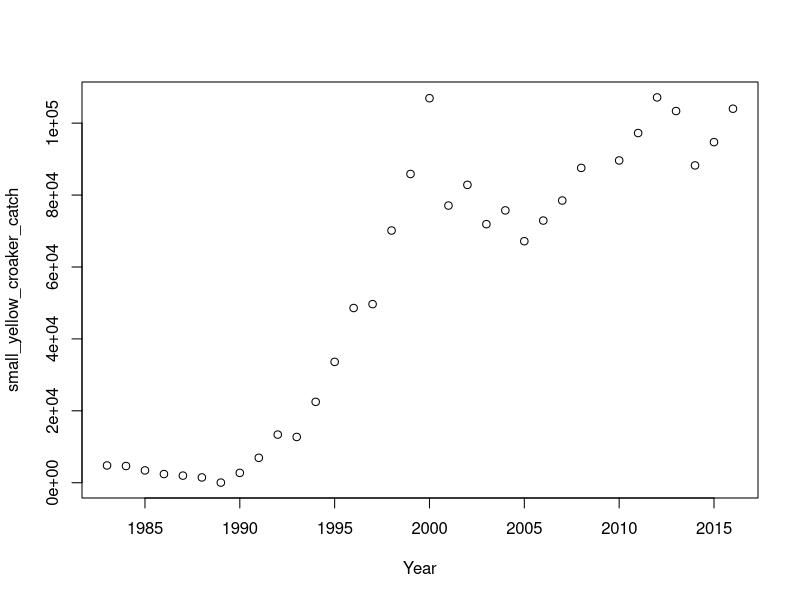
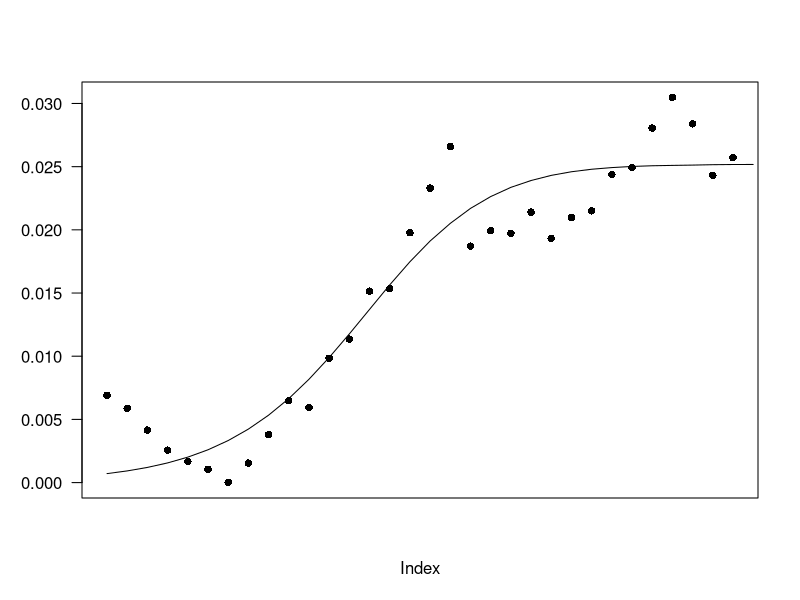
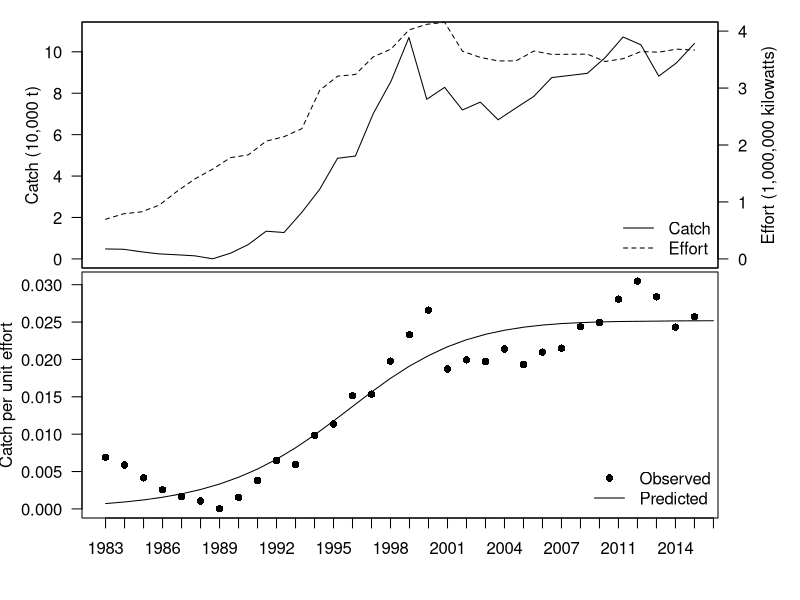

These charts were generated, in order, by the following R code:
data<-read.csv("SYCdata.csv")
data<-data[(rank(data$Year)),]
plot(small_yellow_croaker_catch~Year,data=data)

#===========================================
# Fit production model
#==========================================

ProdMod<-function(z,CatchData,IndexData)
{
  K<-exp(abs(z[1]))
  r<-abs(z[2])
  q<-log(abs(z[3]))
  B1<-z[4]
  #B1<-K
  predBio<-rep(0,length(IndexData))
  predBio[1]<-B1*K
  for(i in 2:length(CatchData))
  {
    predBio[i]<-predBio[i-1]+r*predBio[i-1]*(1-predBio[i-1]/K)-CatchData[i]
  }
  SSQ<-sum((q*predBio-IndexData)^2,na.rm=T)
  return(SSQ)
}

ProdModPlot<-function(z,CatchData,IndexData,plots=0)
{
  K<-exp(abs(z[1]))
  r<-abs(z[2])
  q<-log(abs(z[3]))
  B1<-z[4]
  #B1<-K
  predBio<-rep(0,length(IndexData)+1)
  predBio[1]<-B1*K
  CatchData<-c(CatchData,0)
  for(i in 2:length(CatchData))
  {
    predBio[i]<-predBio[i-1]+r*predBio[i-1]*(1-predBio[i-1]/K)-CatchData[i]
  }
  if(plots==1)
  {
    plot(IndexData[1:(length(IndexData)-1)],ylim=c(0,max(IndexData,na.rm=T)),las=1,ylab="",xaxt='n',pch=16)
    lines(q*predBio[1:(length(predBio)-1)])
    lines(CatchData[1:(length(CatchData)-1)],lty=2,col=2)
  }
  return(predBio)
}

inCatch	<-data$small_yellow_croaker_catch
inCPUE	<-data$small_yellow_croaker_catch/data$Kilowatts
inYear  <-data$Year

z<-c(17,.6,1.01,.2)
outs		<-nlminb(start=z,objective=ProdMod,CatchData=inCatch,IndexData=inCPUE)
outs		<-nlminb(start=outs$par,objective=ProdMod,CatchData=inCatch,IndexData=inCPUE)
ProdModPlot(z=outs$par,CatchData=inCatch,IndexData=inCPUE,plots=1)


par(mfrow=c(2,1),mar=c(0.1,.1,.1,.1),oma=c(4,4,1,4))
plot(data$small_yellow_croaker_catch/10000~data$Year,las=1,ylim=c(0,11),ylab='',type='l',xaxt='n')
par(new=T)
plot(data$Kilowatts/1000000~data$Year,las=1,ylim=c(0,4),ylab='',type='l',yaxt='n',xaxt='n',lty=2)
legend('bottomright',bty='n',lty=c(1,2),legend=c("Catch","Effort"))
mtext(side=4,"Effort (1,000,000 kilowatts)",line=2)
mtext(side=2,"Catch (10,000 t)",line=2)
axis(side=4,las=1)
ProdModPlot(z=outs$par,CatchData=inCatch,IndexData=inCPUE,plots=1)
#plot(data$small_yellow_croaker_catch/data$Kilowatts~data$Year,las=1,pch=16)
axis(side=1,labels=data$Year,at=seq(1,length(data$Year)))
legend("bottomright",bty='n',pch=c(16,NA),lty=c(NA,1),legend=c("Observed","Predicted"))
mtext(side=2,line=3.3,"Catch per unit effort")

#===================================================
# Fit other data poor models??
#===================================================


#==================================================
# Show violations of the assumptions
#==================================================



